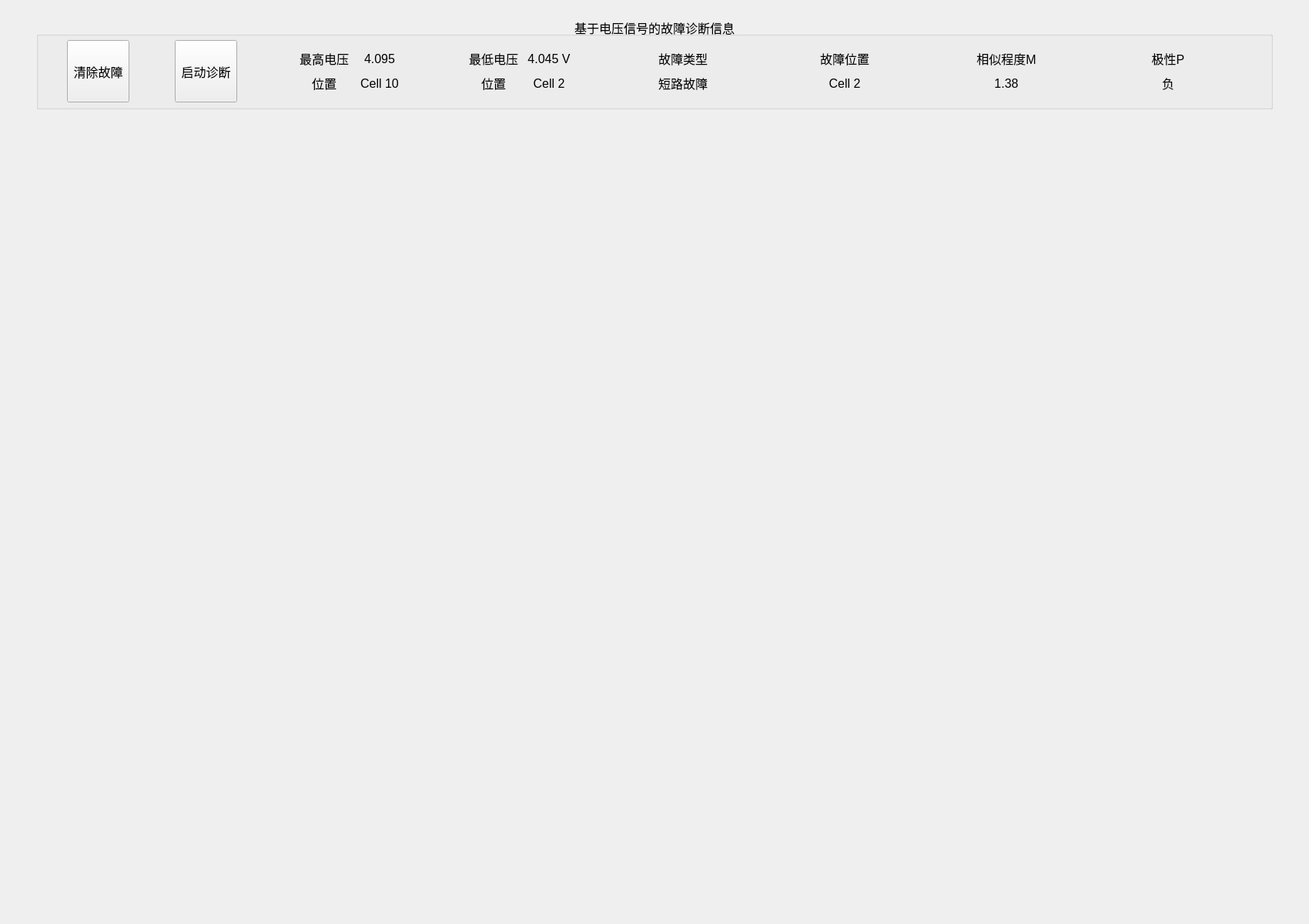
<?xml version="1.0" encoding="UTF-8"?>
<ui version="4.0">
 <class>DiagPage</class>
 <widget class="QWidget" name="DiagPage">
  <property name="geometry">
   <rect>
    <x>0</x>
    <y>0</y>
    <width>1700</width>
    <height>1200</height>
   </rect>
  </property>
  <property name="minimumSize">
   <size>
    <width>1700</width>
    <height>1200</height>
   </size>
  </property>
  <property name="windowTitle">
   <string>Widget</string>
  </property>
  <layout class="QHBoxLayout" name="horizontalLayout">
   <item>
    <layout class="QGridLayout" name="gridLayout_5">
     <item row="1" column="0" colspan="2">
      <widget class="QGroupBox" name="groupBox">
       <property name="sizePolicy">
        <sizepolicy hsizetype="Expanding" vsizetype="Expanding">
         <horstretch>0</horstretch>
         <verstretch>0</verstretch>
        </sizepolicy>
       </property>
       <property name="minimumSize">
        <size>
         <width>0</width>
         <height>80</height>
        </size>
       </property>
       <property name="maximumSize">
        <size>
         <width>16777215</width>
         <height>120</height>
        </size>
       </property>
       <property name="font">
        <font>
         <pointsize>12</pointsize>
        </font>
       </property>
       <property name="title">
        <string>基于电压信号的故障诊断信息</string>
       </property>
       <property name="alignment">
        <set>Qt::AlignmentFlag::AlignCenter</set>
       </property>
       <widget class="QPushButton" name="btnClear">
        <property name="geometry">
         <rect>
          <x>40</x>
          <y>30</y>
          <width>81</width>
          <height>81</height>
         </rect>
        </property>
        <property name="text">
         <string>清除故障</string>
        </property>
       </widget>
       <widget class="QPushButton" name="btnStartAndStop">
        <property name="geometry">
         <rect>
          <x>180</x>
          <y>30</y>
          <width>81</width>
          <height>81</height>
         </rect>
        </property>
        <property name="text">
         <string>启动诊断</string>
        </property>
       </widget>
       <widget class="QWidget" name="gridLayoutWidget">
        <property name="geometry">
         <rect>
          <x>330</x>
          <y>30</y>
          <width>160</width>
          <height>80</height>
         </rect>
        </property>
        <layout class="QGridLayout" name="gridLayout">
         <item row="0" column="1">
          <widget class="QLabel" name="label_2">
           <property name="text">
            <string>4.095</string>
           </property>
           <property name="alignment">
            <set>Qt::AlignmentFlag::AlignCenter</set>
           </property>
          </widget>
         </item>
         <item row="1" column="0">
          <widget class="QLabel" name="label_3">
           <property name="text">
            <string>位置</string>
           </property>
           <property name="alignment">
            <set>Qt::AlignmentFlag::AlignCenter</set>
           </property>
          </widget>
         </item>
         <item row="1" column="1">
          <widget class="QLabel" name="label_4">
           <property name="text">
            <string>Cell 10</string>
           </property>
           <property name="textFormat">
            <enum>Qt::TextFormat::PlainText</enum>
           </property>
           <property name="alignment">
            <set>Qt::AlignmentFlag::AlignCenter</set>
           </property>
           <property name="wordWrap">
            <bool>false</bool>
           </property>
           <property name="indent">
            <number>-1</number>
           </property>
          </widget>
         </item>
         <item row="0" column="0">
          <widget class="QLabel" name="label">
           <property name="text">
            <string>最高电压</string>
           </property>
           <property name="textFormat">
            <enum>Qt::TextFormat::PlainText</enum>
           </property>
           <property name="alignment">
            <set>Qt::AlignmentFlag::AlignCenter</set>
           </property>
          </widget>
         </item>
        </layout>
       </widget>
       <widget class="QWidget" name="gridLayoutWidget_2">
        <property name="geometry">
         <rect>
          <x>550</x>
          <y>30</y>
          <width>160</width>
          <height>80</height>
         </rect>
        </property>
        <layout class="QGridLayout" name="gridLayout_2">
         <item row="0" column="1">
          <widget class="QLabel" name="label_5">
           <property name="text">
            <string>4.045 V</string>
           </property>
           <property name="alignment">
            <set>Qt::AlignmentFlag::AlignCenter</set>
           </property>
          </widget>
         </item>
         <item row="0" column="0">
          <widget class="QLabel" name="label_6">
           <property name="text">
            <string>最低电压</string>
           </property>
           <property name="textFormat">
            <enum>Qt::TextFormat::PlainText</enum>
           </property>
           <property name="alignment">
            <set>Qt::AlignmentFlag::AlignCenter</set>
           </property>
          </widget>
         </item>
         <item row="1" column="0">
          <widget class="QLabel" name="label_7">
           <property name="text">
            <string>位置</string>
           </property>
           <property name="alignment">
            <set>Qt::AlignmentFlag::AlignCenter</set>
           </property>
          </widget>
         </item>
         <item row="1" column="1">
          <widget class="QLabel" name="label_8">
           <property name="text">
            <string>Cell 2</string>
           </property>
           <property name="textFormat">
            <enum>Qt::TextFormat::PlainText</enum>
           </property>
           <property name="alignment">
            <set>Qt::AlignmentFlag::AlignCenter</set>
           </property>
           <property name="wordWrap">
            <bool>false</bool>
           </property>
           <property name="indent">
            <number>-1</number>
           </property>
          </widget>
         </item>
        </layout>
       </widget>
       <widget class="QWidget" name="gridLayoutWidget_3">
        <property name="geometry">
         <rect>
          <x>760</x>
          <y>30</y>
          <width>160</width>
          <height>80</height>
         </rect>
        </property>
        <layout class="QGridLayout" name="gridLayout_3">
         <item row="0" column="0">
          <widget class="QLabel" name="label_10">
           <property name="text">
            <string>故障类型</string>
           </property>
           <property name="textFormat">
            <enum>Qt::TextFormat::PlainText</enum>
           </property>
           <property name="alignment">
            <set>Qt::AlignmentFlag::AlignCenter</set>
           </property>
          </widget>
         </item>
         <item row="1" column="0">
          <widget class="QLabel" name="label_11">
           <property name="text">
            <string>短路故障</string>
           </property>
           <property name="alignment">
            <set>Qt::AlignmentFlag::AlignCenter</set>
           </property>
          </widget>
         </item>
        </layout>
       </widget>
       <widget class="QWidget" name="gridLayoutWidget_4">
        <property name="geometry">
         <rect>
          <x>970</x>
          <y>30</y>
          <width>160</width>
          <height>80</height>
         </rect>
        </property>
        <layout class="QGridLayout" name="gridLayout_4">
         <item row="0" column="0">
          <widget class="QLabel" name="label_12">
           <property name="text">
            <string>故障位置</string>
           </property>
           <property name="textFormat">
            <enum>Qt::TextFormat::PlainText</enum>
           </property>
           <property name="alignment">
            <set>Qt::AlignmentFlag::AlignCenter</set>
           </property>
          </widget>
         </item>
         <item row="1" column="0">
          <widget class="QLabel" name="label_13">
           <property name="text">
            <string>Cell 2</string>
           </property>
           <property name="alignment">
            <set>Qt::AlignmentFlag::AlignCenter</set>
           </property>
          </widget>
         </item>
        </layout>
       </widget>
       <widget class="QWidget" name="gridLayoutWidget_5">
        <property name="geometry">
         <rect>
          <x>1180</x>
          <y>30</y>
          <width>160</width>
          <height>80</height>
         </rect>
        </property>
        <layout class="QGridLayout" name="gridLayout_6">
         <item row="2" column="0">
          <widget class="QLabel" name="label_15">
           <property name="text">
            <string>1.38</string>
           </property>
           <property name="alignment">
            <set>Qt::AlignmentFlag::AlignCenter</set>
           </property>
          </widget>
         </item>
         <item row="1" column="0">
          <widget class="QLabel" name="label_14">
           <property name="text">
            <string>相似程度M</string>
           </property>
           <property name="textFormat">
            <enum>Qt::TextFormat::PlainText</enum>
           </property>
           <property name="alignment">
            <set>Qt::AlignmentFlag::AlignCenter</set>
           </property>
          </widget>
         </item>
        </layout>
       </widget>
       <widget class="QWidget" name="gridLayoutWidget_6">
        <property name="geometry">
         <rect>
          <x>1390</x>
          <y>30</y>
          <width>160</width>
          <height>80</height>
         </rect>
        </property>
        <layout class="QGridLayout" name="gridLayout_7">
         <item row="0" column="0">
          <widget class="QLabel" name="label_16">
           <property name="text">
            <string>极性P</string>
           </property>
           <property name="textFormat">
            <enum>Qt::TextFormat::PlainText</enum>
           </property>
           <property name="alignment">
            <set>Qt::AlignmentFlag::AlignCenter</set>
           </property>
          </widget>
         </item>
         <item row="1" column="0">
          <widget class="QLabel" name="label_17">
           <property name="text">
            <string>负</string>
           </property>
           <property name="alignment">
            <set>Qt::AlignmentFlag::AlignCenter</set>
           </property>
          </widget>
         </item>
        </layout>
       </widget>
      </widget>
     </item>
     <item row="2" column="1">
      <widget class="QChartView" name="chartview2" native="true">
       <property name="minimumSize">
        <size>
         <width>200</width>
         <height>200</height>
        </size>
       </property>
       <property name="maximumSize">
        <size>
         <width>800</width>
         <height>500</height>
        </size>
       </property>
      </widget>
     </item>
     <item row="3" column="1">
      <widget class="QChartView" name="chartview4" native="true">
       <property name="minimumSize">
        <size>
         <width>200</width>
         <height>200</height>
        </size>
       </property>
       <property name="maximumSize">
        <size>
         <width>800</width>
         <height>500</height>
        </size>
       </property>
      </widget>
     </item>
     <item row="3" column="0">
      <widget class="QChartView" name="chartview3" native="true">
       <property name="minimumSize">
        <size>
         <width>200</width>
         <height>200</height>
        </size>
       </property>
       <property name="maximumSize">
        <size>
         <width>800</width>
         <height>500</height>
        </size>
       </property>
      </widget>
     </item>
     <item row="2" column="0">
      <widget class="QChartView" name="chartview1" native="true">
       <property name="minimumSize">
        <size>
         <width>200</width>
         <height>200</height>
        </size>
       </property>
       <property name="maximumSize">
        <size>
         <width>800</width>
         <height>500</height>
        </size>
       </property>
      </widget>
     </item>
    </layout>
   </item>
  </layout>
 </widget>
 <layoutdefault spacing="6" margin="11"/>
 <customwidgets>
  <customwidget>
   <class>QChartView</class>
   <extends>QWidget</extends>
   <header>qchartview.h</header>
   <container>1</container>
  </customwidget>
 </customwidgets>
 <resources/>
 <connections/>
</ui>
